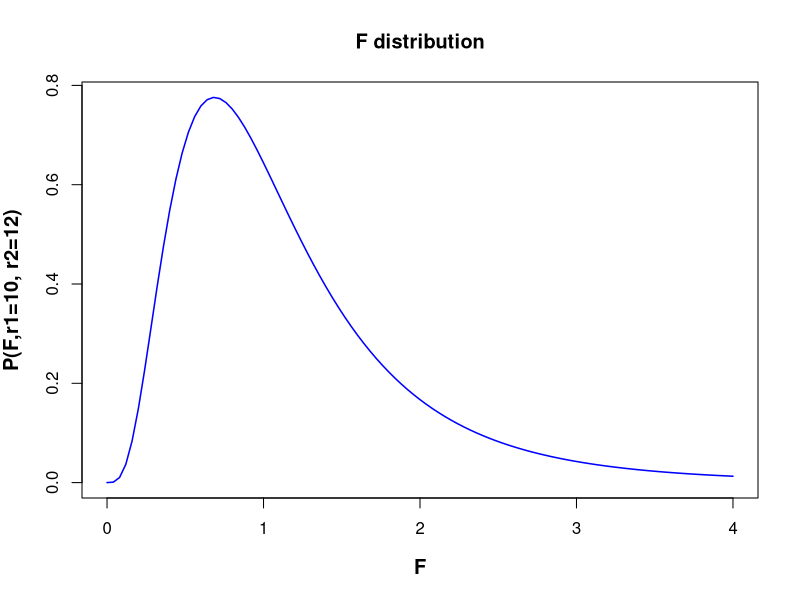
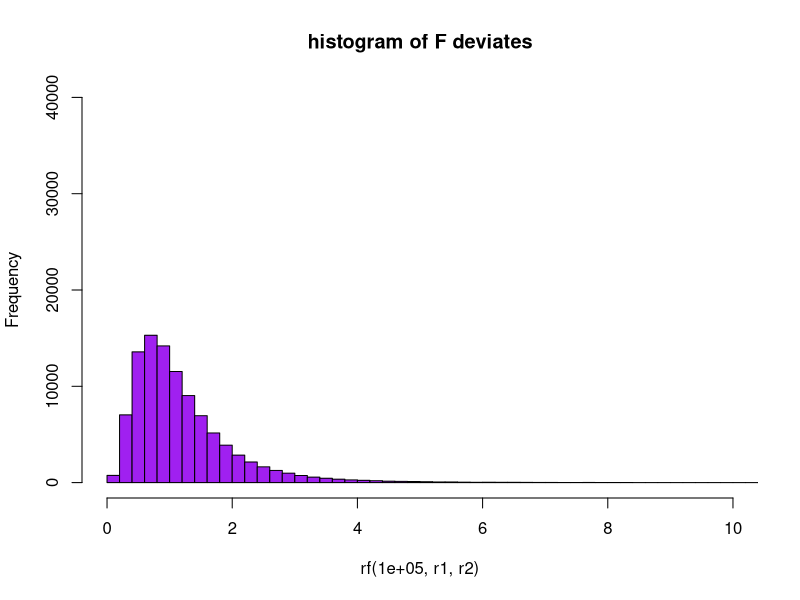

The R script that drew these images, in order:
##### Using R library functions for the F distribution

#### probability density function
n1 = 10
n2 = 12
r1 = n1-1
r2 = n2-2
F = 2.5

F_density = df(F, r1, r2)
F_density = round(F_density, digits=2)
print(paste("probability density for F = ", F, " and degree of freedom = ", r1," and ", r2, " is ", F_density))

### Generating the curve of F distribution probability density

x = seq(0,5,0.1)

r1 = 10
r2 = 12

string = "P(F,r1=10, r2=12)"

curve(df(x, r1, r2), xlim=c(0,4), xlab="F", ylab=string, lwd=1.5, cex.lab=1.2, col="blue", main="F distribution", font.lab=2)


#### Generating cumulative probability (p-value) above upto a F value in a F distribution

#######  pf(F, r1, r2) generates cumulative probability from 0 to given F value.
#######  The probability of having a value above F is 1 - pf(F, r1, r2)

r1 = 10
r2 = 12

F = 2.8
pvalue = pf(F, r1, r2)
pvalue = round(pvalue,3)
print(paste("cumulative probability from F = 0 to ", F, "is ", pvalue))


#### Generating F value for which the cumulative probability from 0 to F is p.
###  The function qf(p,r1, r2) returns F value at which cumulative probability is p.

p = 0.95  ## cumulative probabilitu from 0 to F.
F = qf(p, r1, r2)
F = round(F, digits=3)
print(paste("F value for a cumulative probability p = ", p, "is ", F))


#### Generating random deviates from a t distribution
### rf(m, f1, f2) returns a vector of m random deviates from a F of given F(r1,r2)

r1 = 10
r2 = 12
ndev = rf(4, r1, r2)
ndev = round(ndev,digits=3)
print("Four random deviates from F distribution with (10, 12) degrees of freedom : ")
print(ndev)

X11()

## plotting the histogram of 100000 random deviates from unit Gaussian:
r1 = 10
r2 = 12
hist(rf(100000, r1, r2), breaks=60, xlim = c(0,10), ylim = c(0, 40000), col="purple", main="histogram of F deviates")
